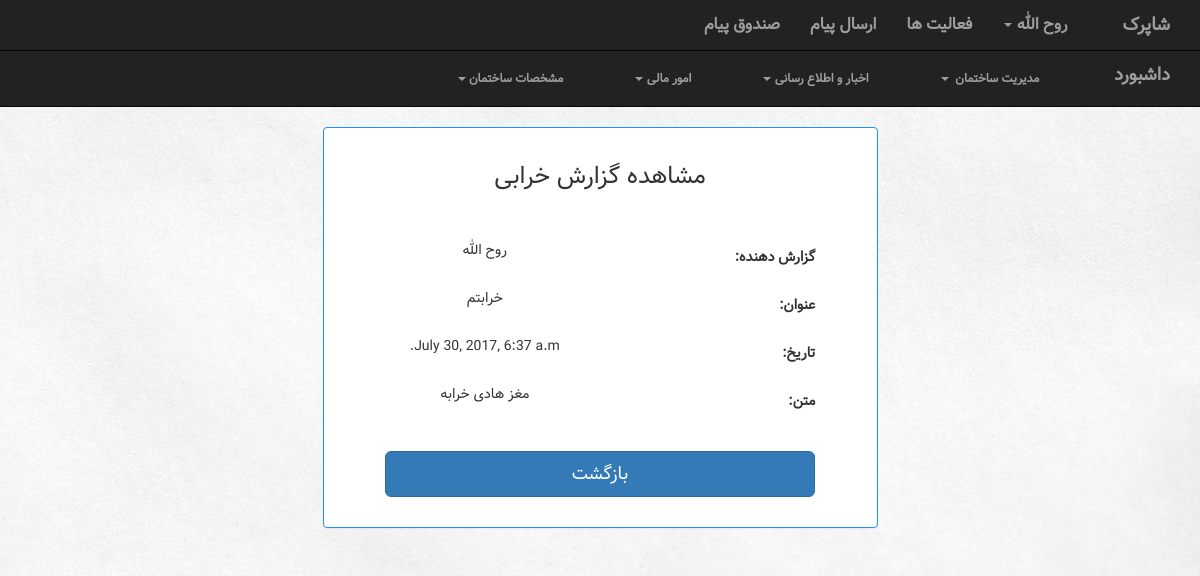
Screenshot of /building/1/rfailureReport/4/ (signed in) with the database file from the repository.
### building/models.py (models this page shows, shortened)
class Building(models.Model):
    manager = models.ForeignKey(Account, on_delete=models.CASCADE)
    name = models.CharField(max_length=100)
    Address = models.CharField(max_length=300)
    info = models.TextField()

class FailureReport(models.Model):
    building = models.ForeignKey(Building, on_delete=models.CASCADE)
    account = models.ForeignKey(Account, on_delete=models.CASCADE)
    date = models.DateTimeField()
    text = models.TextField()
    subject = models.CharField(max_length=100)

### manageUser/models.py (models this page shows, shortened)
class Account(models.Model):
    user = models.OneToOneField(User, on_delete=models.CASCADE)
    type = models.IntegerField(default=UserType.MANAGER)
    activation_key = models.CharField(max_length=40, blank=True, null=True)

### building/views.py (the view)
# urls.py: url(r'^(?P<building_id>[0-9]+)/rfailureReport/(?P<pk>[0-9]+)/$', views.rfailureReport, name="rfailureReport"),
def rfailureReport(request, building_id, pk):
    template_name = 'building/rfailureReport.html'
    data = 'مشاهده گزارش خرابی'
    instance = FailureReport.objects.get(pk=pk)
    form_class = myForm.ShowFailureReportForm
    context = {
               'building': Building.objects.get(pk=building_id),
               'accountType': Account.objects.get(user=request.user).type,
               'form': form_class(instance=instance),
               'data': data,
               }
    return render(request, template_name, context)

### building/templates/building/rfailureReport.html (shortened to what this page needs)
{% extends 'building/UserNavBar.html' %}
{% load staticfiles %}
{% block navbar %}{% if accountType == 1 %} {% include 'building/managerNavBar.html' %} {% else %} {% include 'building/neighborNavBar.html' %}  {% endif %}{% endblock %}
{% block body %}
        <div class="container">
    <div class="row">
        <div class="col-lg-offset-3 col-md-6">
            <div class="panel panel-default">
                <div class="panel-body">
                    <h3>{{ data }}</h3> <br><br>
                    <form class="form-horizontal" role="form" action="{% url 'building:cfailureReport' building_id=building.id  %}" method="get" enctype="multipart/form-data">
                        {% for field in form %}
                            <div class="form-group">
                            <div class="col-sm-offset-2 col-sm-10">
                            </div>
                                {% if field.name == 'account' %}
                                    <div class="col-sm-8 col-lg-7">{{ form.instance.account.user.first_name}} {{ form.instance.account.user.last_name}}</div>
                                {% else %}
                                    <div class="col-sm-8 col-lg-7">{{ field.value|default_if_none:""}}</div>
                                {% endif %}
                            <label class="control-label col-sm-4 col-lg-4" for="song_title">{{ field.label_tag }}</label>
                            </div>
                        {% endfor %}
                        <div class="form-group">
                            <div class="col-md-10 col-lg-offset-1">
                                <br>
                                <button type="submit" class="btn btn-lg btn-primary btn-block">بازگشت</button>
                            </div>
                        </div>
                    </form>
                </div>
            </div>
        </div>
    </div>
</div>
{% endblock %}

### building/templates/building/UserNavBar.html (shortened to what this page needs)
<!DOCTYPE html>
<html lang="en">
<head>
    <link rel="stylesheet" href="https://maxcdn.bootstrapcdn.com/bootstrap/3.3.7/css/bootstrap.min.css">
</head>
{% load staticfiles %}
<link rel="stylesheet" href="{% static 'building/BuildingNavBarStyle.css' %}">
<link rel="stylesheet" href="{% static 'building/BuildingListStyle.css' %}">
<link rel="stylesheet" href="{% static 'building/ModalStyle.css' %}">
<link rel="stylesheet" href="{% static 'building/TableStyle.css' %}">
<link rel="stylesheet" href="{% static 'building/dashboardStyle.css' %}">
<link rel="stylesheet" href="{% static 'building/pollFormStyle.css' %}">
<link rel="stylesheet" href="{% static 'building/chart.css' %}">
    {% load i18n admin_modify %}
<body>
<nav class="navbar navbar-inverse navbar-fixed-top" style="position: fixed">
      <div class="container-fluid" >
            <div class="navbar-header pull-right">
              <a class="navbar-brand active" href="{% url 'building:building' %}">{% if building %} {{ building.name}} {% else %} لیست ساختمان ها {% endif %} </a>
            </div>
            <div class="collapse navbar-collapse" id="topNavBar">
                  <ul class="nav navbar-nav pull-right">
                      <li><a href="{% url 'building:inbox' %}">صندوق پیام</a></li>
                      <li><a href="{% url 'building:sendmessage' %}">ارسال پیام</a></li>
                      <li><a href="{% url 'building:activities' %}">فعالیت ها <span class="sr-only">(current)</span></a></li>
                      <li class="dropdown">
                          <a href="#" class="dropdown-toggle" data-toggle="dropdown" role="button" aria-haspopup="true" aria-expanded="false">{{ request.user.first_name }} <span class="caret"></span></a>
                      </li>
                  </ul>
            </div>
      </div>
</nav>
<div style="height: 30px">
</div>
{% block navbar %}
{% endblock %}
{% block body %}
{% endblock %}
</body>
</html>

### building/static/building/BuildingNavBarStyle.css (style rules this page uses)
.container { font-family: SamSamFont; }
form { direction: rtl; }
nav { font-family: SamSamFont; font-weight: bolder; font-size: medium; }
ul { list-style: none; }
body { direction: rtl; text-align: center; background-image: url("../images/Background.jpg"); background-size: cover; }

### building/static/building/BuildingListStyle.css (style rules this page uses)
.panel-default { border-color: dodgerblue; }
a { color: white; }
body { font-family: SamSamFont; }

### building/static/building/pollFormStyle.css (style rules this page uses)
body { margin-top: 20px; }

### rows the page displays
Building: name "شاپرک"
FailureReport: instance.account.user.first_name "روح الله", value "خرابتم" "مغز هادی خرابه"

### other values shown
{{ request.user.first_name }} "روح الله"
{{ data }} "مشاهده گزارش خرابی"
{{ field.label_tag }} "گزارش دهنده:" "عنوان:" "تاریخ:" "متن:"
{{ field.value|default_if_none:"" }} "July 30, 2017, 6:37 a.m."
